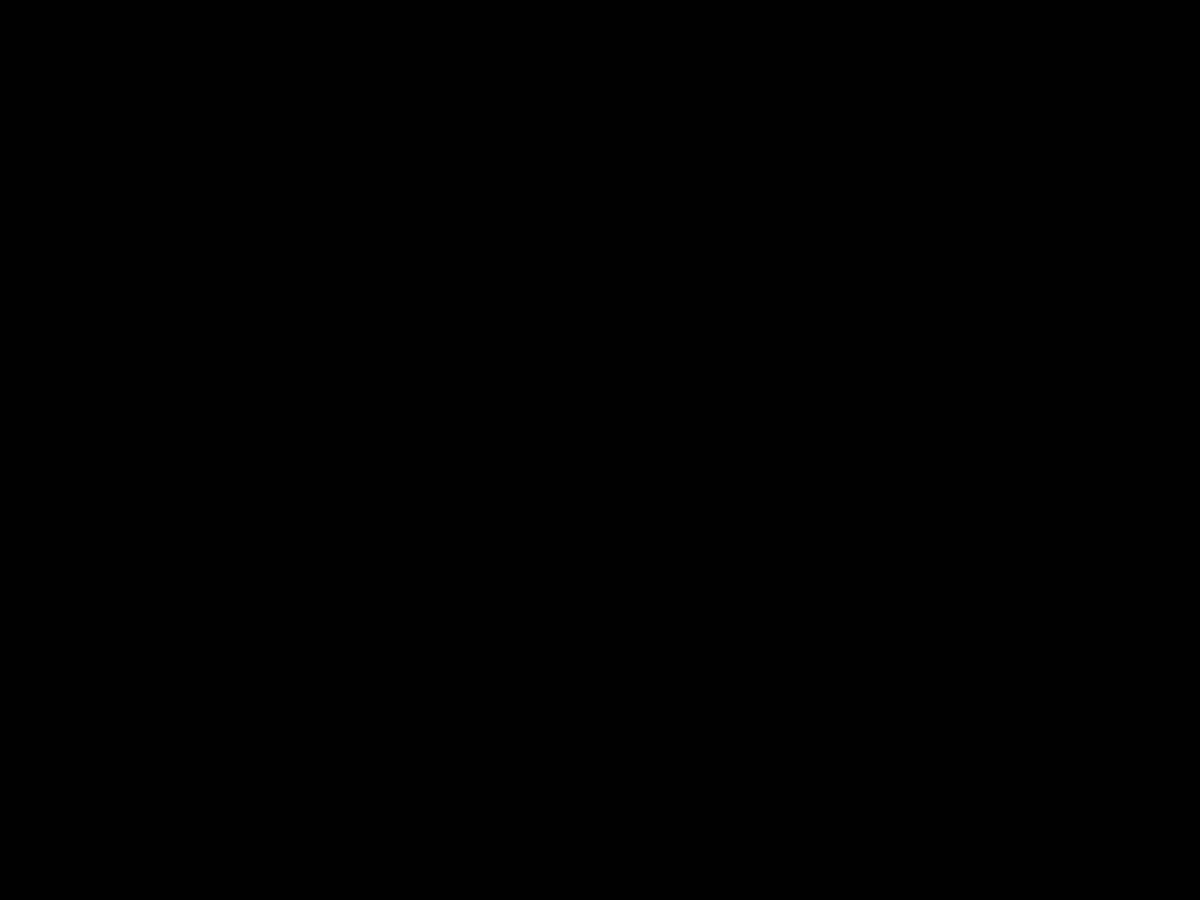
Frame 1 (no input)
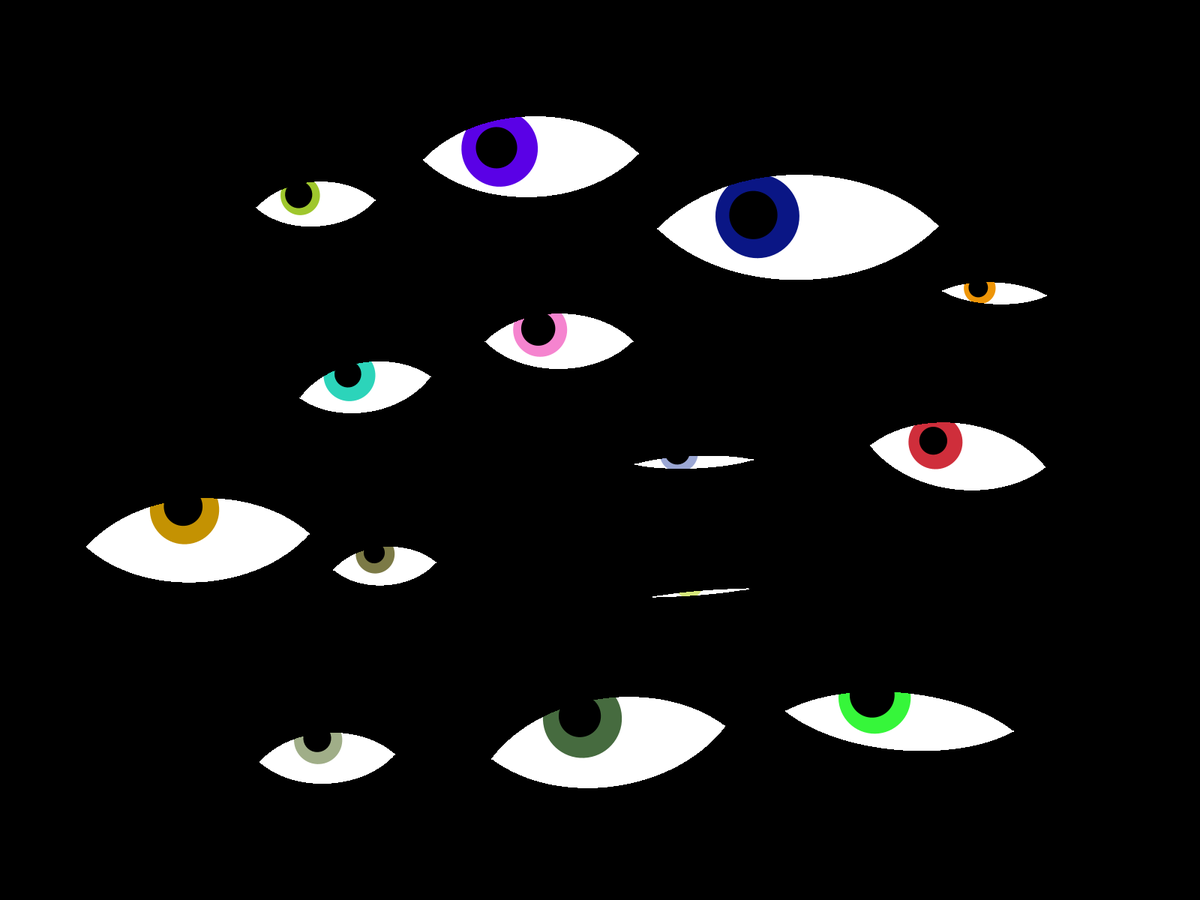
Frame 60 (the mouse pressed at the canvas centre just before this capture)
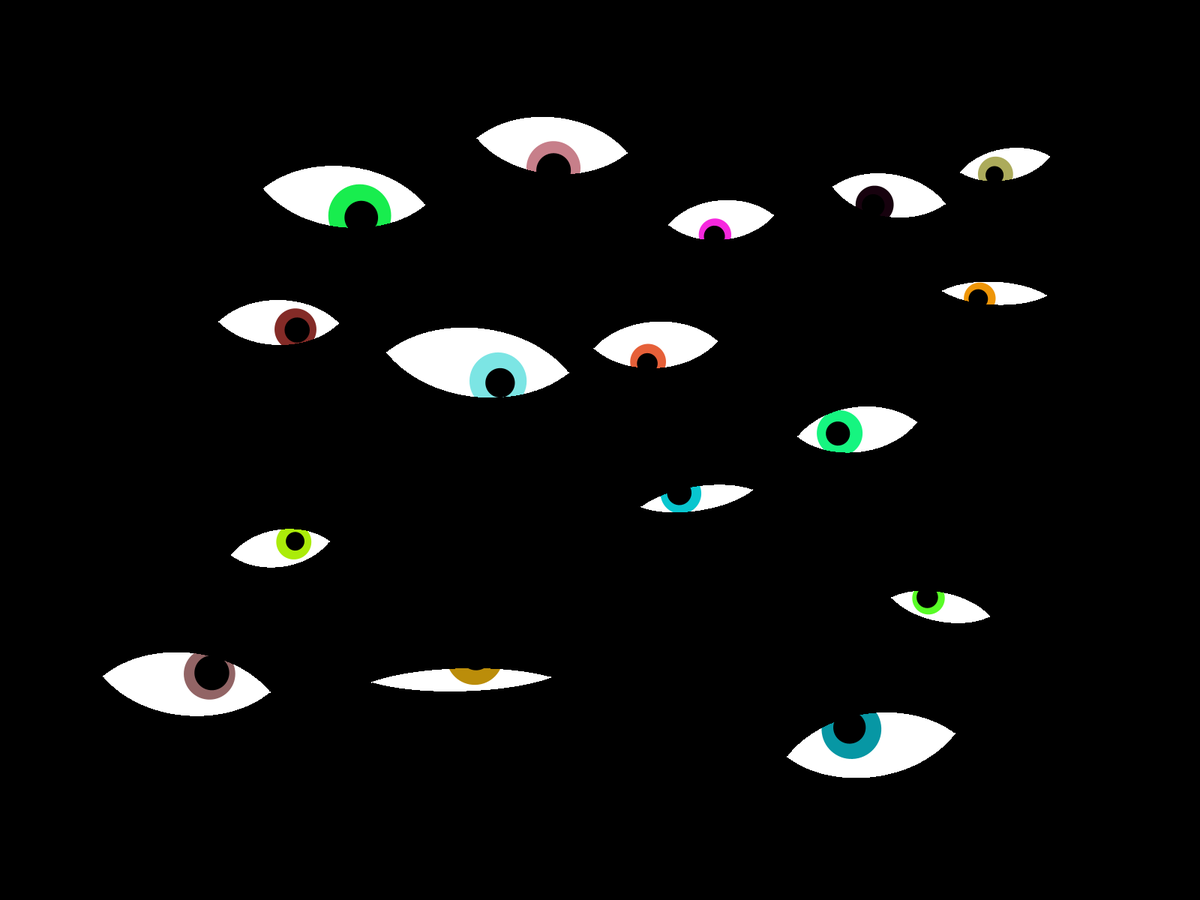
Frame 120 (the mouse held since frame 60 and released just before this capture)

The Processing sketch that drew these frames (run headless with seeded random() and noise(); from frame 60 on, the mouse is pressed at the canvas centre):

// Processing sketch: assignment2
// ── assignment2.pde
boolean animate = true;
float count = 9;
float r_socket_min = 0.05;
float r_socket_max = 0.2;
float r_iris_min = 0.55;
float r_iris_max = 0.8;
float r_pupil_min = 0.5;
float r_pupil_max = 0.7;
float pad = 0.15;
float rot_max = TWO_PI / 32.0;
float eyeInterval = 10.0;
int fitAttempts = 5;

float t_nextEye = 0.0;

EyeCanvas eyeCanvas;
ArrayList<Eye> eyes;
ArrayList<Eye> eyes2;

void addEye(float t) {
  float r_socket = random(r_socket_min, r_socket_max) * height;

  float x = 0.0;
  float y = 0.0;
  int i = 0;
  boolean fits = false;
  while(!fits && i < fitAttempts) {
    x = random(pad, 1.0-pad) * width;
    y = random(pad, 1.0-pad) * height;
    i++;
    fits = true;
    for(Eye eye : eyes) {
      float distance = dist(eye.s.x, eye.s.y, x, y);
      if(distance <= r_socket + eye.s.r_socket) {
        fits = false;
        break;
      }
    }
  }

  if(!fits) {
    return;
  }
  
  float r_iris = random(r_iris_min, r_iris_max) * r_socket;
  float r_pupil = random(r_pupil_min, r_pupil_max) * r_iris;
  float rot = random(-rot_max, rot_max);
  color c_iris = color(
    round(random(0.0, 1.0) * 255),
    round(random(0.0, 1.0) * 255),
    round(random(0.0, 1.0) * 255)
  );

  eyes.add(new Eye(
    new EyeState(
      x, y, rot, 0.0,
      r_socket, r_iris, r_pupil,
      c_iris, color(0, 0, 0),
      0.0, 0.0
    ),
    random(200.0, 500.0),
    random(500.0, 2000.0),
    random(200.0, 500.0),
    t
  ));
}

void setup() {
  //size(960, 540);
  fullScreen();

  eyeCanvas = new EyeCanvas(width, height);
  eyes = new ArrayList<Eye>();
  eyes2 = new ArrayList<Eye>();
    
  noStroke();
  fill(255);
  ellipseMode(CENTER);
  
  if(animate) {
    frameRate(60);
  } else {
    noLoop();
    randomSeed(312334411);
  }
  
  background(0, 0, 0);
}

void draw() {
  float t = millis();

  if(t_nextEye <= t) {
    addEye(t);
    t_nextEye = t + eyeInterval;
  }

  eyeCanvas.clear(color(255, 255, 255));

  eyes2.clear();
  for(Eye eye : eyes) {
    eye.update(t, mouseX, mouseY);
    if(eye.isAlive()) {
      eyes2.add(eye);
    }
  }
  ArrayList<Eye> eyesTemp = eyes;
  eyes = eyes2;
  eyes2 = eyesTemp;

  eyeCanvas.eyes(eyes);
  
  background(0, 0, 0);
  eyeCanvas.draw();  
}

// ── Eye.pde
class Eye {
  public EyeState s;
  private float dur_open;
  private float dur_stay;
  private float dur_close;
  private float t_start;
  private float t_open;
  private float t_stay;
  private float t_close;
  private float t;
  
  public Eye(
    EyeState s,
    float dur_open, float dur_stay, float dur_close,
    float t
  ) {
    this.s = s;
    this.dur_open = dur_open;
    this.dur_stay = dur_stay;
    this.dur_close = dur_close;
    this.t_start = t;
    this.t_open = this.t_start + this.dur_open;
    this.t_stay = this.t_open + this.dur_stay;
    this.t_close = this.t_stay + this.dur_close;
    this.t = t;
  }

  public void update(float t, float lookAt_x, float lookAt_y) {
    this.t = t;

    this.s.lookAt_x = lookAt_x;
    this.s.lookAt_y = lookAt_y;
    
    if(this.t < this.t_open) {
      this.s.openness = Util.rescale(this.t_start, this.t_open, 0.0, 1.0, this.t);
      return;
    }

    if(this.t < this.t_stay) {
      this.s.openness = 1.0;
      return;
    }

    if(this.t < this.t_close) {
      this.s.openness = Util.rescale(this.t_stay, this.t_close, 1.0, 0.0, this.t);
      return;
    }

    this.s.openness = 0.0;
  }

  public boolean isAlive() {
    return this.t < this.t_close;
  }
}

// ── EyeCanvas.pde
class EyeCanvas {
  private int w;
  private int h;
  private PGraphics src;
  private PGraphics mask;
  
  public EyeCanvas(int w, int h) {
    this.w = w;
    this.h = h;
    
    this.src = createGraphics(this.w, this.h);
    this.src.beginDraw();
    this.src.noStroke();
    this.src.endDraw();
    
    this.mask = createGraphics(this.w, this.h);
    this.mask.beginDraw();
    this.mask.noStroke();
    this.mask.endDraw();
  }

  public void clear(color c_socket) {
    this.src.beginDraw();
    this.src.background(c_socket);
    this.src.endDraw();

    this.mask.beginDraw();
    this.mask.clear();
    this.mask.endDraw();
  }

  public void eyes(ArrayList<Eye> eyes) {
    float a = TWO_PI/10.0;
        
    float k_look = 0.3;
    float k_look_pupil = 0.33;
  
    this.src.beginDraw();
    this.mask.beginDraw();
    
    for(Eye eye : eyes) {
      EyeState s = eye.s;

      // Draw the iris and pupil
      
      float look_dx = s.lookAt_x - s.x;
      float look_dy = s.lookAt_y - s.y;
      float look_a = (float) Math.atan2(look_dy, look_dx);
      float distance = dist(s.x, s.y, s.lookAt_x, s.lookAt_y);
      float distance_n = distance / (k_look*s.r_socket);
      float k_distance = distance_n < 1.0 ? distance_n : 1.0;

      float look_x = (float) Math.cos(look_a) * k_distance;
      float look_y = (float) Math.sin(look_a) * k_distance;
      
      this.src.pushMatrix();
      this.src.translate(s.x, s.y);
      this.src.rotate(s.rot);
      
      this.src.fill(s.c_iris);
      this.src.ellipse(k_look*look_x*s.r_socket, k_look*look_y*s.r_socket, s.r_iris, s.r_iris);
      
      this.src.fill(s.c_pupil);
      this.src.ellipse(k_look_pupil*look_x*s.r_socket, k_look_pupil*look_y*s.r_socket, s.r_pupil, s.r_pupil);
      
      this.src.popMatrix();

      // Draw the white

      this.mask.pushMatrix();
      this.mask.translate(s.x, s.y);
      this.mask.rotate(s.rot);
    
      this.mask.fill(255, 255, 255);
  
      for(int i = -1; i <= 1; i += 2) {
        float a0_x = 0 + s.r_socket;
        float a0_y = 0 - i * 0.5;
        float c0_x = a0_x - 0.5*s.r_socket;
        float c0_y = a0_y + i * 0.5*s.openness*s.r_socket;
        float a1_x = 0 - s.r_socket;
        float a1_y = 0 - i * 0.5;
        float c1_x = a1_x + 0.5*s.r_socket;
        float c1_y = a1_y + i * 0.5*s.openness*s.r_socket; 
        this.mask.bezier(a0_x, a0_y, c0_x, c0_y, c1_x, c1_y, a1_x, a1_y);  
      }

      this.mask.popMatrix();
    }
        
    this.src.endDraw();
    this.mask.endDraw();
  }

  public void draw() {
    this.src.mask(this.mask);
    image(this.src, 0, 0);
  }
}

// ── EyeState.pde
class EyeState {
  public float x;
  public float y;
  public float rot;
  public float openness;
  public float r_socket;
  public float r_iris;
  public float r_pupil;
  public color c_iris;
  public color c_pupil;
  public float lookAt_x;
  public float lookAt_y;

  public EyeState(
    float x, float y, float rot, float openness,
    float r_socket, float r_iris, float r_pupil,
    color c_iris, color c_pupil,
    float lookAt_x, float lookAt_y
  ) {
    this.x = x;
    this.y = y;
    this.rot = rot;
    this.openness = openness;
    this.r_socket = r_socket;
    this.r_iris = r_iris;
    this.r_pupil = r_pupil;
    this.c_iris = c_iris;
    this.c_pupil = c_pupil;
    this.lookAt_x = lookAt_x;
    this.lookAt_y = lookAt_y;
  }
}

// ── Util.pde
static class Util {
  public static float rescale(float l0, float r0, float l1, float r1, float x) {
    return (x-l0) / (r0-l0) * (r1-l1) + l1;
  }
}
